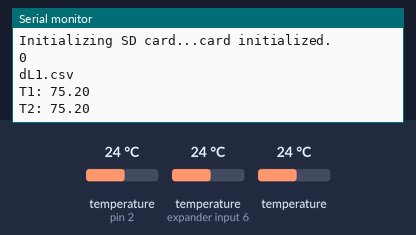
Recording of a sketch running on a simulated Arduino Uno, built with avr-gcc and run on an emulated ATmega328P. Parts: the last lines printed to the serial monitor. The test bench sets the inputs (shaded band); at power-on: temperature (sensors on pin 2, expander input 6) 24 °C, temperature 24 °C. Storage starts empty.

Above: at 2.6 s.
2.7 s: temperature (sensor on pin 2) set to 12 °C
At 4.1 s:
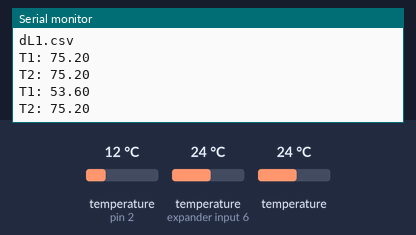
4.2 s: temperature (sensor on expander input 6) set to 12 °C
At 5.6 s:
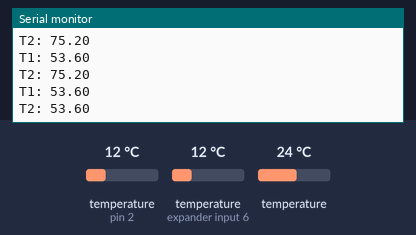
5.7 s: temperature (sensor on pin 2) set to 19 °C
7.2 s: temperature (sensor on expander input 6) set to 19 °C
At 7.7 s:
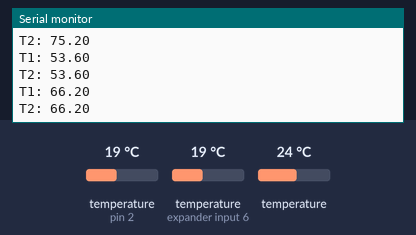
Timing chart, 0 to 9.7 s (numbered marks = the images above; inputs shaded):
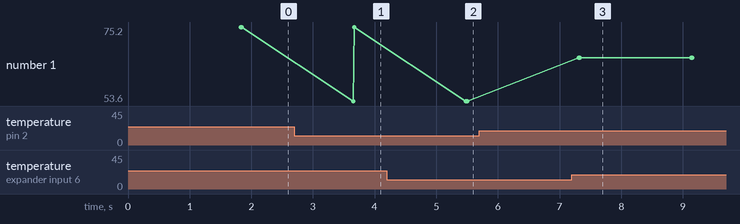

The sketch:

datalogger.ino
```cpp
/*
Layout:
 MOSI - pin 11
 MISO - pin 1
 CLK - pin 13
 CS - pin 4
*/
//Libraries
#include <SPI.h>
#include <SD.h>
#include <OneWire.h>
#include <DallasTemperature.h>

//Data wire is plugged to pin 2 on the board
#define ONE_WIRE_BUS 2

//Instance of oneWire that communicates to with other oneWire devices
OneWire oneWire(ONE_WIRE_BUS);

//Pass oneWire reference to Dallas Temperature
DallasTemperature sensors(&oneWire);

const int chipSelect = 8;
int count;

String file_name;
String current_file;
String header;

void setup() {
  /* Setup Serial Coms

     Open serial communications and wait for port to open:
  */
  Serial.begin(9600);
  while (!Serial) {
    ; // arbitrary wait for serial port
  }

  Serial.print("Initializing SD card...");
  if (!SD.begin(chipSelect)) {
    Serial.println("Card failed, or not present");
    return;
  }
  Serial.println("card initialized.");

  count = countFiles(SD.open("/", FILE_READ));

  file_name = "dL";
  int newFileNum = count + 1;
  current_file = file_name + newFileNum + ".csv";
  header = "Time, T1, T2, T3";
  File dataFile = SD.open(current_file, FILE_WRITE);

  Serial.println(count);

  if (dataFile){
    dataFile.println(header);
    dataFile.close();
    }

  Serial.println(current_file);
}

void loop(){
  /* Open and write
     Writes pressureString to the sdcard log.txt file, closes the file after every write.
  */
  sensors.requestTemperatures();
  float t1 = sensors.getTempFByIndex(0);
  float t2 = sensors.getTempFByIndex(1);
  float t3 = sensors.getTempFByIndex(2);
  delay(1000);
  Serial.print("\nT1: ");
  Serial.println(sensors.getTempFByIndex(0));
//  Serial.println(" ");
  Serial.print("T2: ");
  Serial.println(sensors.getTempFByIndex(1));


  // Creates new file in absence of existing files
  //current_file is passed to SD.open and gets made into a new file


  File dataFile = SD.open(current_file, FILE_WRITE);

  if (dataFile){
    dataFile.print(millis());
    dataFile.print(',');
    dataFile.print(t1, 4);
    dataFile.print(',');
    dataFile.print(t2, 4);
    dataFile.print(',');
    dataFile.println(t3, 4);
    dataFile.close();
  }

  else {
    Serial.println("error opening datafile");
  }
}

int countFiles(File f){
  int file_count = 0;
  while (true) {
    // f.openNextFile() is a method of File types from the SD card library
    File entry =  f.openNextFile();
    if (! entry) {
      return(file_count);
    }
    //File class has a method 'name()' that returns the name of one file
    Serial.print("file name = ");
    Serial.println(entry.name());
    if(!entry.isDirectory()) {
      file_count++;
    }
    else {
      Serial.println("Directory!");
    }
    entry.close();
    }
}
```

Measured:
- after the input at 2.7 s, the serial monitor: prints a new line after 0.95 s (image 1)
- after the input at 4.2 s, the serial monitor: prints a new line after 1.3 s (image 2)
- after the input at 7.2 s, the serial monitor: prints a new line after 0.13 s (image 3)
